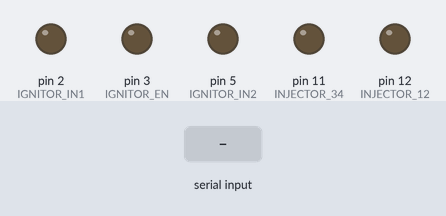
Bench run of a sketch on a simulated Arduino Mega 2560, built with avr-gcc and run on an emulated ATmega2560. Parts: output pins drawn as LEDs (lit = HIGH). The test bench sets the inputs (shaded band). What the sketch prints to the serial monitor is not drawn.

Above: at 1.2 s.
1.3 s: "1" received over Serial
At 1.8 s:
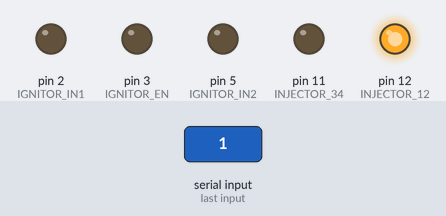
3.8 s: "2" received over Serial
At 4.6 s:
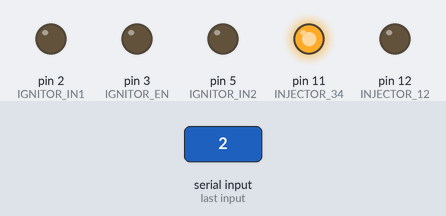
6.3 s: "3" received over Serial
At 6.8 s:
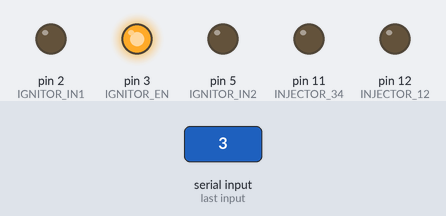
7.8 s: "4" received over Serial
At 9.0 s:
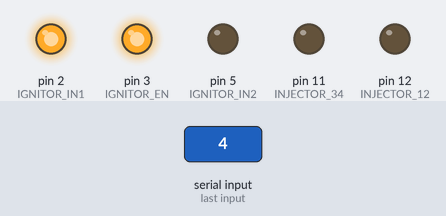
9.3 s: "5" received over Serial
At 10.3 s:
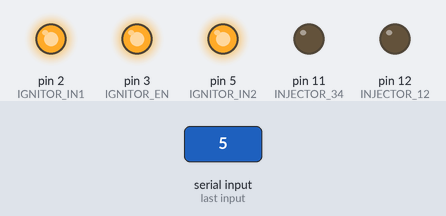
10.8 s: "1" received over Serial
At 11.4 s:
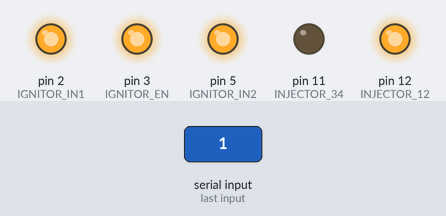
Timing chart, 0 to 13.8 s (numbered marks = the images above; inputs shaded):
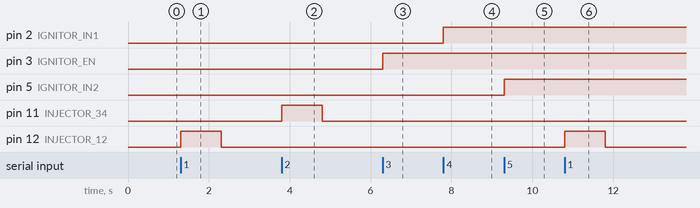

The sketch:

test_ecu.ino
```cpp
#define INJECTOR_12           12 // OC1B / PB6
#define INJECTOR_34           11 // OC1A / PB5
#define IGNITOR_EN             3 // OC3B / PE4
#define IGNITOR_IN1            2 // OC3C / PE5
#define IGNITOR_IN2            5 // OC3A / PE3
#define POWER_EN              23 // PA1
#define FUEL_PRESSURE         A5 // A5
#define OIL_PRESSURE          A4
#define CRANKSHAFT_POS_SENSOR 21 // INT0 / PD0
#define VBAT                  A7
#define HEAD_TEMP             A2
#define INTAKE_AIR_TEMP       A1
#define TPS                   A3
#define MAP                   A0
#define O2_SENSOR             A6
#define O2_SENSOR_EN          22 // PA0

void setup() {
  pinMode(INJECTOR_12, OUTPUT);
  digitalWrite(INJECTOR_12, LOW);

  pinMode(INJECTOR_34, OUTPUT);
  digitalWrite(INJECTOR_34, LOW);

  pinMode(IGNITOR_EN, OUTPUT);
  digitalWrite(IGNITOR_EN, LOW);

  pinMode(IGNITOR_IN1, OUTPUT);
  digitalWrite(IGNITOR_IN1, LOW);

  pinMode(IGNITOR_IN2, OUTPUT);
  digitalWrite(IGNITOR_IN2, LOW);

  pinMode(POWER_EN, INPUT);

  pinMode(CRANKSHAFT_POS_SENSOR, INPUT_PULLUP);

  pinMode(O2_SENSOR_EN, OUTPUT);
  digitalWrite(O2_SENSOR_EN, LOW);

  Serial.begin(115200);
}

void loop() {
  while (Serial.available()) {
    char received = Serial.read();
    Serial.write(received);
    if (received == 'S') {
      pinMode(POWER_EN, OUTPUT);
      digitalWrite(POWER_EN, LOW);
    } else if (received == 'R') {
      pinMode(POWER_EN, OUTPUT);
      digitalWrite(POWER_EN, LOW);
      delay(1000);
      pinMode(POWER_EN, INPUT);
    } else if (received == '1') {
      digitalWrite(INJECTOR_12, HIGH);
      delay(1000);
      digitalWrite(INJECTOR_12, LOW);
    } else if (received == '2') {
      digitalWrite(INJECTOR_34, HIGH);
      delay(1000);
      digitalWrite(INJECTOR_34, LOW);
    } else if (received == '3') {
      digitalWrite(IGNITOR_EN, HIGH);
    } else if (received == '4') {
      digitalWrite(IGNITOR_IN1, HIGH);
    } else if (received == '5') {
      digitalWrite(IGNITOR_IN2, HIGH);
    } else if (received == '6') {
      digitalWrite(O2_SENSOR_EN, HIGH);
    }
  }
}
```

Measured:
- after the input at 1.3 s, pin 12 (INJECTOR_12): LOW → HIGH at once, → LOW 1.0 s later
- after the input at 3.8 s, pin 11 (INJECTOR_34): LOW → HIGH at once, → LOW 1.0 s later
- after the input at 6.3 s, pin 3 (IGNITOR_EN): LOW → HIGH at once
- after the input at 7.8 s, pin 2 (IGNITOR_IN1): LOW → HIGH at once
- after the input at 9.3 s, pin 5 (IGNITOR_IN2): LOW → HIGH at once
- after the input at 10.8 s, pin 12 (INJECTOR_12): LOW → HIGH at once, → LOW 1.0 s later
